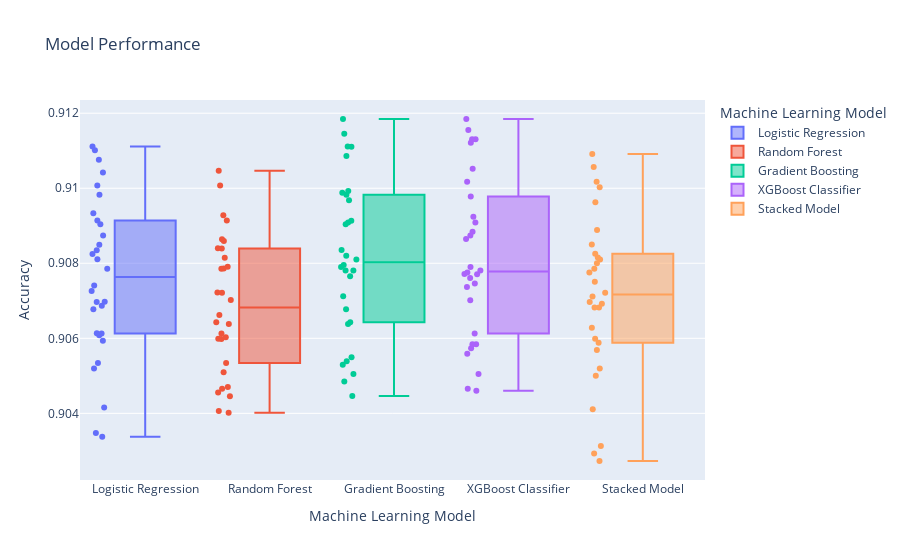

Source (notebook cell):
### Code cell
# create a box plot for each classifier.
fig = px.box(classmod_2, x="variable", y="value",color="variable",points='all',
labels={"variable": "Machine Learning Model",
        "value": "Accuracy"
        },title="Model Performance")
fig.write_image("Boxplot_models_stack.jpeg",engine="kaleido",format="png", width=1600, height=700, scale=0.75)
fig.show()

### Figure 1 — Plotly figure (JSON) as saved in the notebook; plotly's stock layout.template omitted (floating-point values rounded to 4 significant figures)
{"data": [{"alignmentgroup": "True", "boxpoints": "all", "hovertemplate": "Machine Learning Model=%{x}<br>Accuracy=%{y}<extra></extra>", "legendgroup": "Logistic Regression", "marker": {"color": "#636efa"}, "name": "Logistic Regression", "notched": false, "offsetgroup": "Logistic Regression", "orientation": "v", "showlegend": true, "type": "box", "x": ["Logistic Regression", "Logistic Regression", "Logistic Regression", "Logistic Regression", "Logistic Regression", "Logistic Regression", "Logistic Regression", "Logistic Regression", "Logistic Regression", "Logistic Regression", "Logistic Regression", "Logistic Regression", "Logistic Regression", "Logistic Regression", "Logistic Regression", "Logistic Regression", "Logistic Regression", "Logistic Regression", "Logistic Regression", "Logistic Regression", "Logistic Regression", "Logistic Regression", "Logistic Regression", "Logistic Regression", "Logistic Regression", "Logistic Regression", "Logistic Regression", "Logistic Regression", "Logistic Regression", "Logistic Regression"], "x0": " ", "xaxis": "x", "y": [0.907, 0.9068, 0.911, 0.9081, 0.9093, 0.9061, 0.907, 0.9042, 0.9087, 0.9079, 0.9035, 0.9111, 0.9098, 0.9034, 0.9085, 0.9104, 0.9069, 0.9101, 0.9073, 0.9053, 0.909, 0.9059, 0.9061, 0.9091, 0.9061, 0.9074, 0.9052, 0.9082, 0.9083, 0.9108], "y0": " ", "yaxis": "y"}, {"alignmentgroup": "True", "boxpoints": "all", "hovertemplate": "Machine Learning Model=%{x}<br>Accuracy=%{y}<extra></extra>", "legendgroup": "Random Forest", "marker": {"color": "#EF553B"}, "name": "Random Forest", "notched": false, "offsetgroup": "Random Forest", "orientation": "v", "showlegend": true, "type": "box", "x": ["Random Forest", "Random Forest", "Random Forest", "Random Forest", "Random Forest", "Random Forest", "Random Forest", "Random Forest", "Random Forest", "Random Forest", "Random Forest", "Random Forest", "Random Forest", "Random Forest", "Random Forest", "Random Forest", "Random Forest", "Random Forest", "Random Forest", "Random Forest", "Random Forest", "Random Forest", "Random Forest", "Random Forest", "Random Forest", "Random Forest", "Random Forest", "Random Forest", "Random Forest", "Random Forest"], "x0": " ", "xaxis": "x", "y": [0.907, 0.9047, 0.9091, 0.9072, 0.9093, 0.906, 0.9064, 0.9047, 0.9084, 0.9061, 0.9046, 0.9079, 0.9101, 0.904, 0.9066, 0.9105, 0.9072, 0.9086, 0.906, 0.9041, 0.9079, 0.906, 0.9064, 0.9084, 0.9045, 0.9053, 0.9051, 0.9082, 0.9079, 0.9086], "y0": " ", "yaxis": "y"}, {"alignmentgroup": "True", "boxpoints": "all", "hovertemplate": "Machine Learning Model=%{x}<br>Accuracy=%{y}<extra></extra>", "legendgroup": "Gradient Boosting", "marker": {"color": "#00cc96"}, "name": "Gradient Boosting", "notched": false, "offsetgroup": "Gradient Boosting", "orientation": "v", "showlegend": true, "type": "box", "x": ["Gradient Boosting", "Gradient Boosting", "Gradient Boosting", "Gradient Boosting", "Gradient Boosting", "Gradient Boosting", "Gradient Boosting", "Gradient Boosting", "Gradient Boosting", "Gradient Boosting", "Gradient Boosting", "Gradient Boosting", "Gradient Boosting", "Gradient Boosting", "Gradient Boosting", "Gradient Boosting", "Gradient Boosting", "Gradient Boosting", "Gradient Boosting", "Gradient Boosting", "Gradient Boosting", "Gradient Boosting", "Gradient Boosting", "Gradient Boosting", "Gradient Boosting", "Gradient Boosting", "Gradient Boosting", "Gradient Boosting", "Gradient Boosting", "Gradient Boosting"], "x0": " ", "xaxis": "x", "y": [0.9084, 0.9055, 0.9111, 0.9071, 0.9109, 0.9077, 0.9078, 0.9048, 0.9091, 0.9081, 0.9051, 0.9099, 0.9099, 0.9045, 0.908, 0.9118, 0.9082, 0.9115, 0.9078, 0.9054, 0.9098, 0.9064, 0.9068, 0.9097, 0.9064, 0.9079, 0.9053, 0.9091, 0.909, 0.9111], "y0": " ", "yaxis": "y"}, {"alignmentgroup": "True", "boxpoints": "all", "hovertemplate": "Machine Learning Model=%{x}<br>Accuracy=%{y}<extra></extra>", "legendgroup": "XGBoost Classifier", "marker": {"color": "#ab63fa"}, "name": "XGBoost Classifier", "notched": false, "offsetgroup": "XGBoost Classifier", "orientation": "v", "showlegend": true, "type": "box", "x": ["XGBoost Classifier", "XGBoost Classifier", "XGBoost Classifier", "XGBoost Classifier", "XGBoost Classifier", "XGBoost Classifier", "XGBoost Classifier", "XGBoost Classifier", "XGBoost Classifier", "XGBoost Classifier", "XGBoost Classifier", "XGBoost Classifier", "XGBoost Classifier", "XGBoost Classifier", "XGBoost Classifier", "XGBoost Classifier", "XGBoost Classifier", "XGBoost Classifier", "XGBoost Classifier", "XGBoost Classifier", "XGBoost Classifier", "XGBoost Classifier", "XGBoost Classifier", "XGBoost Classifier", "XGBoost Classifier", "XGBoost Classifier", "XGBoost Classifier", "XGBoost Classifier", "XGBoost Classifier", "XGBoost Classifier"], "x0": " ", "xaxis": "x", "y": [0.9086, 0.9058, 0.9112, 0.9077, 0.9113, 0.907, 0.9076, 0.9046, 0.9088, 0.9077, 0.9051, 0.9098, 0.9105, 0.9047, 0.9079, 0.9118, 0.9078, 0.9113, 0.9078, 0.9056, 0.9102, 0.9058, 0.9074, 0.9092, 0.9061, 0.9075, 0.9057, 0.9091, 0.9087, 0.9116], "y0": " ", "yaxis": "y"}, {"alignmentgroup": "True", "boxpoints": "all", "hovertemplate": "Machine Learning Model=%{x}<br>Accuracy=%{y}<extra></extra>", "legendgroup": "Stacked Model", "marker": {"color": "#FFA15A"}, "name": "Stacked Model", "notched": false, "offsetgroup": "Stacked Model", "orientation": "v", "showlegend": true, "type": "box", "x": ["Stacked Model", "Stacked Model", "Stacked Model", "Stacked Model", "Stacked Model", "Stacked Model", "Stacked Model", "Stacked Model", "Stacked Model", "Stacked Model", "Stacked Model", "Stacked Model", "Stacked Model", "Stacked Model", "Stacked Model", "Stacked Model", "Stacked Model", "Stacked Model", "Stacked Model", "Stacked Model", "Stacked Model", "Stacked Model", "Stacked Model", "Stacked Model", "Stacked Model", "Stacked Model", "Stacked Model", "Stacked Model", "Stacked Model", "Stacked Model"], "x0": " ", "xaxis": "x", "y": [0.9068, 0.905, 0.9106, 0.9085, 0.9079, 0.9057, 0.9071, 0.9027, 0.9081, 0.9075, 0.9031, 0.91, 0.9102, 0.9029, 0.9069, 0.9109, 0.9068, 0.9089, 0.9072, 0.9041, 0.9082, 0.9063, 0.906, 0.9083, 0.9059, 0.907, 0.9052, 0.9078, 0.908, 0.9096], "y0": " ", "yaxis": "y"}], "layout": {"boxmode": "overlay", "legend": {"title": {"text": "Machine Learning Model"}, "tracegroupgap": 0}, "title": {"text": "Model Performance"}, "xaxis": {"anchor": "y", "categoryarray": ["Logistic Regression", "Random Forest", "Gradient Boosting", "XGBoost Classifier", "Stacked Model"], "categoryorder": "array", "domain": [0, 1], "title": {"text": "Machine Learning Model"}}, "yaxis": {"anchor": "x", "domain": [0, 1], "title": {"text": "Accuracy"}}}}
